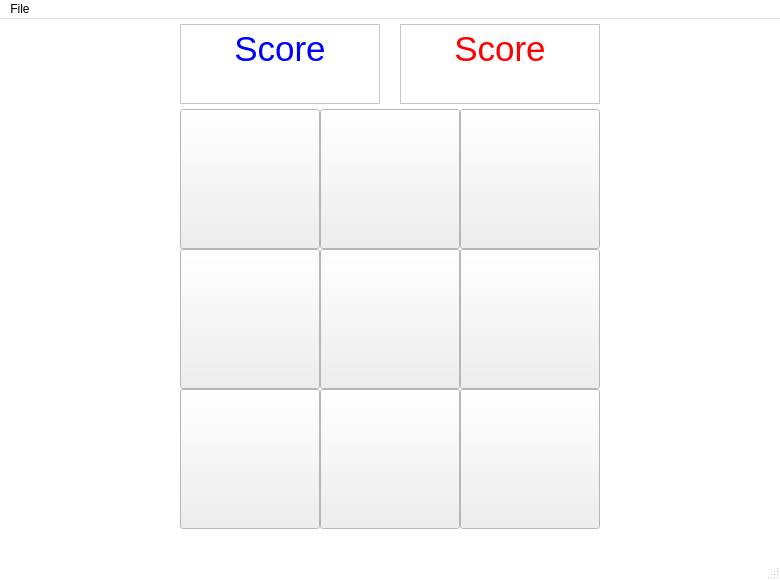
<?xml version="1.0" encoding="UTF-8"?>
<ui version="4.0">
 <class>MainWindow</class>
 <widget class="QMainWindow" name="MainWindow">
  <property name="geometry">
   <rect>
    <x>0</x>
    <y>0</y>
    <width>780</width>
    <height>580</height>
   </rect>
  </property>
  <property name="palette">
   <palette>
    <active>
     <colorrole role="WindowText">
      <brush brushstyle="SolidPattern">
       <color alpha="255">
        <red>0</red>
        <green>0</green>
        <blue>0</blue>
       </color>
      </brush>
     </colorrole>
     <colorrole role="Base">
      <brush brushstyle="SolidPattern">
       <color alpha="255">
        <red>255</red>
        <green>255</green>
        <blue>255</blue>
       </color>
      </brush>
     </colorrole>
     <colorrole role="Window">
      <brush brushstyle="SolidPattern">
       <color alpha="255">
        <red>255</red>
        <green>255</green>
        <blue>255</blue>
       </color>
      </brush>
     </colorrole>
    </active>
    <inactive>
     <colorrole role="WindowText">
      <brush brushstyle="SolidPattern">
       <color alpha="255">
        <red>0</red>
        <green>0</green>
        <blue>0</blue>
       </color>
      </brush>
     </colorrole>
     <colorrole role="Base">
      <brush brushstyle="SolidPattern">
       <color alpha="255">
        <red>255</red>
        <green>255</green>
        <blue>255</blue>
       </color>
      </brush>
     </colorrole>
     <colorrole role="Window">
      <brush brushstyle="SolidPattern">
       <color alpha="255">
        <red>255</red>
        <green>255</green>
        <blue>255</blue>
       </color>
      </brush>
     </colorrole>
    </inactive>
    <disabled>
     <colorrole role="WindowText">
      <brush brushstyle="SolidPattern">
       <color alpha="255">
        <red>120</red>
        <green>120</green>
        <blue>120</blue>
       </color>
      </brush>
     </colorrole>
     <colorrole role="Base">
      <brush brushstyle="SolidPattern">
       <color alpha="255">
        <red>255</red>
        <green>255</green>
        <blue>255</blue>
       </color>
      </brush>
     </colorrole>
     <colorrole role="Window">
      <brush brushstyle="SolidPattern">
       <color alpha="255">
        <red>255</red>
        <green>255</green>
        <blue>255</blue>
       </color>
      </brush>
     </colorrole>
    </disabled>
   </palette>
  </property>
  <property name="windowTitle">
   <string>MainWindow</string>
  </property>
  <widget class="QWidget" name="centralwidget">
   <widget class="QTextBrowser" name="ScoreBlue">
    <property name="geometry">
     <rect>
      <x>180</x>
      <y>5</y>
      <width>200</width>
      <height>80</height>
     </rect>
    </property>
    <property name="frameShadow">
     <enum>QFrame::Sunken</enum>
    </property>
    <property name="markdown">
     <string>Score

</string>
    </property>
    <property name="html">
     <string>&lt;!DOCTYPE HTML PUBLIC &quot;-//W3C//DTD HTML 4.0//EN&quot; &quot;http://www.w3.org/TR/REC-html40/strict.dtd&quot;&gt;
&lt;html&gt;&lt;head&gt;&lt;meta name=&quot;qrichtext&quot; content=&quot;1&quot; /&gt;&lt;style type=&quot;text/css&quot;&gt;
p, li { white-space: pre-wrap; }
&lt;/style&gt;&lt;/head&gt;&lt;body style=&quot; font-family:'MS Shell Dlg 2'; font-size:7.8pt; font-weight:400; font-style:normal;&quot;&gt;
&lt;p align=&quot;center&quot; style=&quot; margin-top:5px; margin-bottom:5px; margin-left:0px; margin-right:0px; -qt-block-indent:0; text-indent:0px;&quot;&gt;&lt;span style=&quot; font-size:26pt; color:#0000ff;&quot;&gt;Score&lt;/span&gt;&lt;/p&gt;&lt;/body&gt;&lt;/html&gt;</string>
    </property>
   </widget>
   <widget class="QTextBrowser" name="ScoreRed">
    <property name="geometry">
     <rect>
      <x>400</x>
      <y>5</y>
      <width>200</width>
      <height>80</height>
     </rect>
    </property>
    <property name="autoFillBackground">
     <bool>false</bool>
    </property>
    <property name="frameShadow">
     <enum>QFrame::Sunken</enum>
    </property>
    <property name="html">
     <string>&lt;!DOCTYPE HTML PUBLIC &quot;-//W3C//DTD HTML 4.0//EN&quot; &quot;http://www.w3.org/TR/REC-html40/strict.dtd&quot;&gt;
&lt;html&gt;&lt;head&gt;&lt;meta name=&quot;qrichtext&quot; content=&quot;1&quot; /&gt;&lt;style type=&quot;text/css&quot;&gt;
p, li { white-space: pre-wrap; }
&lt;/style&gt;&lt;/head&gt;&lt;body style=&quot; font-family:'MS Shell Dlg 2'; font-size:7.8pt; font-weight:400; font-style:normal;&quot;&gt;
&lt;p align=&quot;center&quot; style=&quot; margin-top:0px; margin-bottom:0px; margin-left:0px; margin-right:0px; -qt-block-indent:0; text-indent:0px;&quot;&gt;&lt;span style=&quot; font-size:26pt; color:#ff0000;&quot;&gt;Score&lt;/span&gt;&lt;/p&gt;&lt;/body&gt;&lt;/html&gt;</string>
    </property>
   </widget>
   <widget class="QPushButton" name="pushButton">
    <property name="geometry">
     <rect>
      <x>180</x>
      <y>90</y>
      <width>140</width>
      <height>140</height>
     </rect>
    </property>
   </widget>
   <widget class="QPushButton" name="pushButton_2">
    <property name="geometry">
     <rect>
      <x>320</x>
      <y>90</y>
      <width>140</width>
      <height>140</height>
     </rect>
    </property>
   </widget>
   <widget class="QPushButton" name="pushButton_3">
    <property name="geometry">
     <rect>
      <x>460</x>
      <y>90</y>
      <width>140</width>
      <height>140</height>
     </rect>
    </property>
   </widget>
   <widget class="QPushButton" name="pushButton_4">
    <property name="geometry">
     <rect>
      <x>180</x>
      <y>230</y>
      <width>140</width>
      <height>140</height>
     </rect>
    </property>
   </widget>
   <widget class="QPushButton" name="pushButton_5">
    <property name="geometry">
     <rect>
      <x>320</x>
      <y>230</y>
      <width>140</width>
      <height>140</height>
     </rect>
    </property>
   </widget>
   <widget class="QPushButton" name="pushButton_6">
    <property name="geometry">
     <rect>
      <x>460</x>
      <y>230</y>
      <width>140</width>
      <height>140</height>
     </rect>
    </property>
   </widget>
   <widget class="QPushButton" name="pushButton_7">
    <property name="geometry">
     <rect>
      <x>180</x>
      <y>370</y>
      <width>140</width>
      <height>140</height>
     </rect>
    </property>
   </widget>
   <widget class="QPushButton" name="pushButton_8">
    <property name="geometry">
     <rect>
      <x>320</x>
      <y>370</y>
      <width>140</width>
      <height>140</height>
     </rect>
    </property>
   </widget>
   <widget class="QPushButton" name="pushButton_9">
    <property name="geometry">
     <rect>
      <x>460</x>
      <y>370</y>
      <width>140</width>
      <height>140</height>
     </rect>
    </property>
   </widget>
  </widget>
  <widget class="QMenuBar" name="menubar">
   <property name="geometry">
    <rect>
     <x>0</x>
     <y>0</y>
     <width>780</width>
     <height>26</height>
    </rect>
   </property>
   <widget class="QMenu" name="menuRestart">
    <property name="title">
     <string>File</string>
    </property>
    <addaction name="actionRestart"/>
   </widget>
   <addaction name="menuRestart"/>
  </widget>
  <widget class="QStatusBar" name="statusbar"/>
  <action name="actionRestart">
   <property name="text">
    <string>Restart</string>
   </property>
   <property name="statusTip">
    <string>Restart the game</string>
   </property>
   <property name="shortcut">
    <string>R</string>
   </property>
  </action>
 </widget>
 <resources/>
 <connections/>
</ui>
